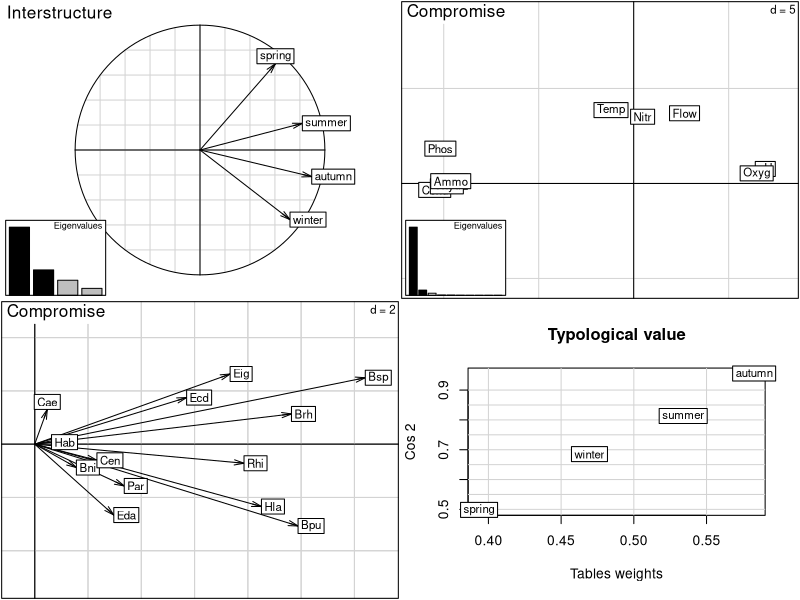
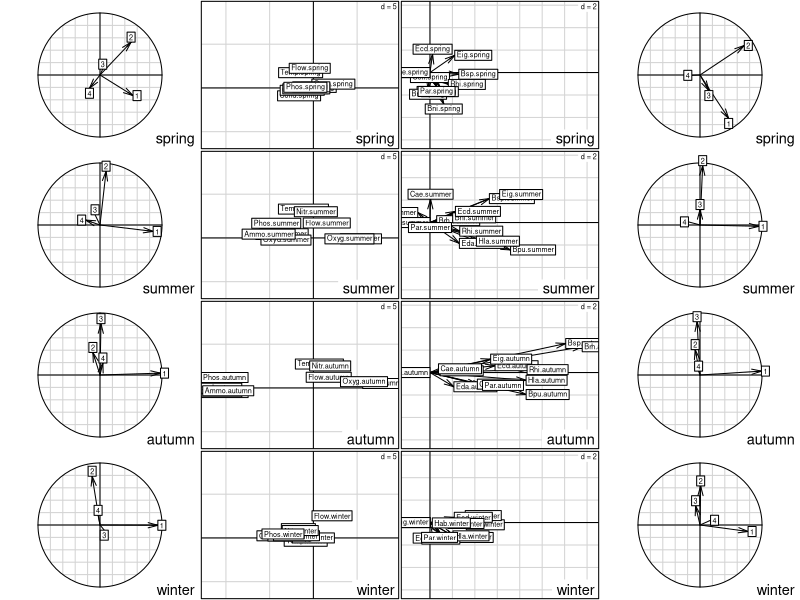

Write R code to recreate these figures, in order.
library(ade4)


### Name: ktab.match2ktabs
### Title: STATIS and Co-Inertia : Analysis of a series of paired
###   ecological tables
### Aliases: ktab.match2ktabs
### Keywords: multivariate

### ** Examples

data(meau)
wit1 <- withinpca(meau$env, meau$design$season, scan = FALSE, scal = "total")
pcaspe <- dudi.pca(meau$spe, scale = FALSE, scan = FALSE, nf = 2)
wit2 <- wca(pcaspe, meau$design$season, scan = FALSE, nf = 2)
kta1 <- ktab.within(wit1, colnames = rep(c("S1","S2","S3","S4","S5","S6"), 4))
kta2 <- ktab.within(wit2, colnames = rep(c("S1","S2","S3","S4","S5","S6"), 4))
kcoi <- ktab.match2ktabs(kta1, kta2)
ptacoi <- pta(kcoi, scan = FALSE, nf = 2)
plot(ptacoi)
kplot(ptacoi)
